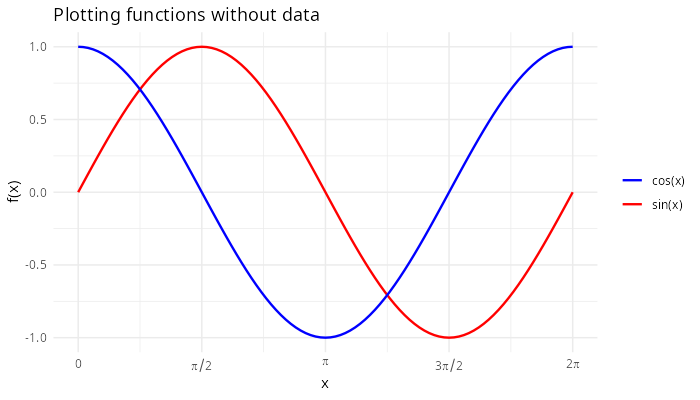

R code for this plot:
#  ----------------------------------------------------------------------------
#  R PLOTS EXAMPLES
#  Function plot no data.
#  File: function_plot.R
#  Enrique Pérez Herrero
#  02/Sep/2015
#  ----------------------------------------------------------------------------
#
#  Run from this folder: Rscript function_plot.R

library(ggplot2)

pi_labels <- expression(0, pi / 2, pi, 3 * pi / 2, 2 * pi)

line_width <- .8

p_functions <- ggplot(data.frame(x = c(0, 2 * pi)), aes(x)) +
    stat_function(aes(colour = "sin(x)"), fun = sin, linewidth = line_width) +
    stat_function(aes(colour = "cos(x)"), fun = cos, linewidth = line_width) +
    scale_x_continuous(breaks = 0:4 * pi / 2, labels = pi_labels) +
    scale_colour_manual(values = c("sin(x)" = "red", "cos(x)" = "blue")) +
    labs(title = "Plotting functions without data", y = "f(x)", colour = NULL) +
    theme_minimal()

ggsave("function_plot.png", p_functions, width = 7, height = 4, dpi = 100, bg = "white")
